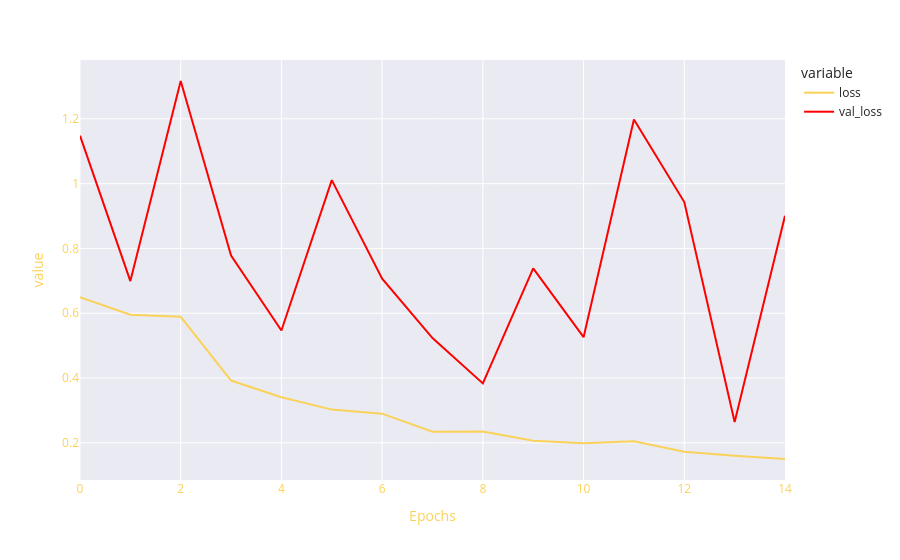

The notebook cell saved with this chart:
### Code cell
fig = px.line(results,y=[results['loss'],results['val_loss']],template="seaborn",color_discrete_sequence=['#fad25a','red'])
fig.update_layout(   
    title_font_color="#fad25a", 
    xaxis=dict(color="#fad25a",title='Epochs'), 
    yaxis=dict(color="#fad25a")
 )
fig.show()

### Figure 1 — Plotly figure (JSON) as saved in the notebook; plotly's stock layout.template omitted (floating-point values rounded to 4 significant figures)
{"data": [{"hovertemplate": "variable=loss<br>index=%{x}<br>value=%{y}<extra></extra>", "legendgroup": "loss", "line": {"color": "#fad25a", "dash": "solid"}, "marker": {"symbol": "circle"}, "mode": "lines", "name": "loss", "orientation": "v", "showlegend": true, "type": "scatter", "x": [0, 1, 2, 3, 4, 5, 6, 7, 8, 9, 10, 11, 12, 13, 14], "xaxis": "x", "y": [0.6496, 0.5955, 0.589, 0.3923, 0.3409, 0.3025, 0.29, 0.234, 0.235, 0.2064, 0.1985, 0.2047, 0.1726, 0.1598, 0.1501], "yaxis": "y"}, {"hovertemplate": "variable=val_loss<br>index=%{x}<br>value=%{y}<extra></extra>", "legendgroup": "val_loss", "line": {"color": "red", "dash": "solid"}, "marker": {"symbol": "circle"}, "mode": "lines", "name": "val_loss", "orientation": "v", "showlegend": true, "type": "scatter", "x": [0, 1, 2, 3, 4, 5, 6, 7, 8, 9, 10, 11, 12, 13, 14], "xaxis": "x", "y": [1.148, 0.6992, 1.317, 0.7782, 0.5465, 1.011, 0.7067, 0.5232, 0.3833, 0.7386, 0.526, 1.198, 0.9431, 0.2641, 0.901], "yaxis": "y"}], "layout": {"legend": {"title": {"text": "variable"}, "tracegroupgap": 0}, "margin": {"t": 60}, "title": {"font": {"color": "#fad25a"}}, "xaxis": {"anchor": "y", "color": "#fad25a", "domain": [0, 1], "title": {"text": "Epochs"}}, "yaxis": {"anchor": "x", "color": "#fad25a", "domain": [0, 1], "title": {"text": "value"}}}}
